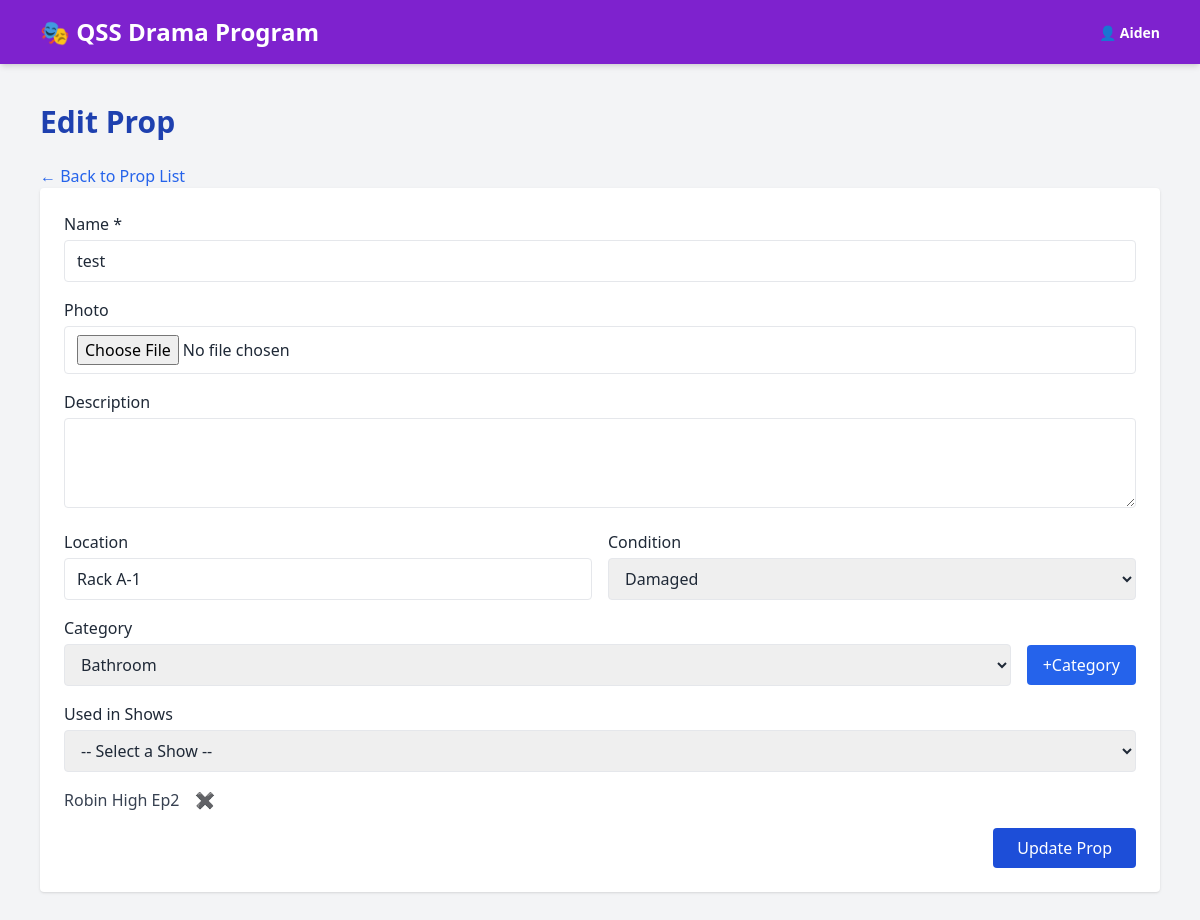
The app's page /props/edit_prop.php?id=7 (signed in) with its own data.
### tables this page shows
CREATE TABLE `props` (
  `id` int(11) NOT NULL,
  `name` varchar(100) NOT NULL,
  `description` text DEFAULT NULL,
  `location` varchar(100) DEFAULT NULL,
  `itemcondition` char(1) DEFAULT NULL,
  `category_id` int(11) DEFAULT NULL,
  `photo_url` varchar(255) DEFAULT NULL
);

CREATE TABLE `propcategories` (
  `id` int(11) NOT NULL,
  `name` varchar(50) NOT NULL
);

CREATE TABLE `shows` (
  `id` int(11) NOT NULL,
  `title` varchar(100) NOT NULL,
  `year` int(11) DEFAULT NULL,
  `semester` varchar(20) DEFAULT NULL,
  `notes` text DEFAULT NULL,
  `script_path` varchar(255) DEFAULT NULL
);

### props/edit_prop.php (the view, shortened to what this page needs)
<?php
include '../header.php';
$prop_id = intval($_GET['id']);
$stmt = $pdo->prepare("SELECT * FROM props WHERE id = ?");
$stmt->execute([$prop_id]);
$prop = $stmt->fetch(PDO::FETCH_ASSOC);
$categories = $pdo->query("SELECT id, name FROM propcategories ORDER BY name")->fetchAll(PDO::FETCH_ASSOC);
$shows = $pdo->query("SELECT id, title, semester, year FROM shows ORDER BY year DESC, semester DESC")->fetchAll(PDO::FETCH_ASSOC);
$stmt = $pdo->prepare("SELECT show_id FROM showprops WHERE prop_id = ?");
$stmt->execute([$prop_id]);
$linked_show_ids = array_column($stmt->fetchAll(PDO::FETCH_ASSOC), 'show_id');
?>
<!DOCTYPE html>
<html lang="en">
<head>
  <script src="https://cdn.tailwindcss.com"></script>
</head>
<body class="bg-gray-100 text-gray-800">
  <main class="flex-1 w-full max-w-6xl px-4 py-10 mx-auto">
    <h1 class="text-3xl font-bold text-blue-800 mb-6">Edit Prop</h1>
    <a href="props.php" class="text-blue-600 hover:underline mb-4">← Back to Prop List</a>
    <form action="" method="POST" enctype="multipart/form-data" class="bg-white p-6 rounded shadow space-y-4">
      <div>
        <label for="name" class="block font-medium mb-1">Name *</label>
        <input type="text" name="name" id="name" value="<?= htmlspecialchars($prop['name']) ?>" required class="w-full border rounded px-3 py-2 focus:outline-none focus:ring-2 focus:ring-blue-600">
      </div>
      <div>
        <label for="photo" class="block font-medium mb-1">Photo</label>
        <input type="file" name="photo" id="photo" accept="image/*" class="w-full border rounded px-3 py-2">
      </div>
      <div>
        <label for="description" class="block font-medium mb-1">Description</label>
        <textarea name="description" id="description" rows="3" class="w-full border rounded px-3 py-2 focus:outline-none focus:ring-2 focus:ring-blue-600"><?= htmlspecialchars($prop['description']) ?></textarea>
      </div>
      <div class="grid grid-cols-1 md:grid-cols-2 gap-4">
        <div>
          <label for="location" class="block font-medium mb-1">Location</label>
          <input type="text" name="location" id="location" value="<?= htmlspecialchars($prop['location']) ?>" class="w-full border rounded px-3 py-2 focus:outline-none focus:ring-2 focus:ring-blue-600">
        </div>
        <div>
          <label for="itemcondition" class="block font-medium mb-1">Condition</label>
          <select name="itemcondition" id="itemcondition" class="w-full border rounded px-3 py-2 focus:outline-none focus:ring-2 focus:ring-blue-600">
            <option value="D" <?= $prop['itemcondition'] === 'D' ? 'selected' : '' ?>>Damaged</option>
          </select>
        </div>
      </div>
      <div>
        <label for="category_id" class="block font-medium mb-1">Category</label>
        <div class="flex items-center gap-4">
          <select name="category_id" id="category_id" class="w-full border rounded px-3 py-2 focus:outline-none focus:ring-2 focus:ring-blue-600">
            <?php foreach ($categories as $cat): ?>
              <option value="<?= $cat['id'] ?>" <?= $cat['id'] == $prop['category_id'] ? 'selected' : '' ?>>
                <?= htmlspecialchars($cat['name']) ?>
              </option>
            <?php endforeach; ?>
          </select>
          <button type="button" onclick="openCategoryPopup()" class="bg-blue-600 text-white px-4 py-2 rounded hover:bg-blue-500 transition">
            +Category
          </button>
        </div>
      </div>
      <div>
        <label class="block font-medium mb-1">Used in Shows</label>
        <div class="relative">
          <select id="showDropdown" class="w-full border rounded px-3 py-2 focus:outline-none focus:ring-2 focus:ring-blue-600">
            <option value="">-- Select a Show --</option>
          </select>
        </div>
        <div id="selectedShows" class="mt-4 space-y-2">
          <?php foreach ($linked_show_ids as $show_id): ?>
            <div class="flex items-center gap-2" id="show-<?= $show_id ?>">
              <span class="text-gray-700"><?= htmlspecialchars($shows[array_search($show_id, array_column($shows, 'id'))]['title']) ?></span>
              <button type="button" class="text-red-500 hover:text-red-700 ml-2" onclick="removeShow(<?= $show_id ?>)">✖</button>
            </div>
          <?php endforeach; ?>
        </div>
      </div>
      <div class="flex justify-end">
        <button type="submit" class="bg-blue-700 hover:bg-blue-600 text-white px-6 py-2 rounded transition">
          Update Prop
        </button>
      </div>
    </form>
  </main>
</body>
</html>

### records on screen
props: name "test", location "Rack A-1", itemcondition "Damaged", category_id "Bathroom"
shows: title "Robin High Ep2"

### other values on screen
$_SESSION['username'] "Aiden"
